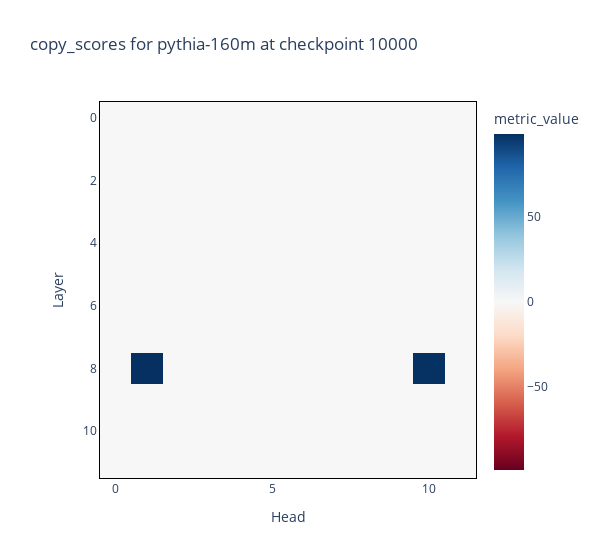
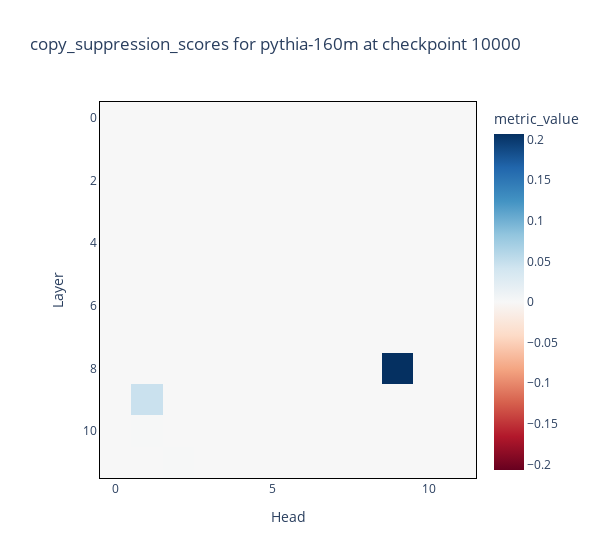

Write notebook code for charts like these, in order.
### Code cell
for metric in DE_heads.keys():
    imshow_p(
        DE_heads[metric], 
        title=f'{metric} for {MODEL_SHORTNAME} at checkpoint {checkpoint}',
        labels={"x": "Head", "y": "Layer", "color": "metric_value"},
        border=True,
        width=600,
        margin={"r": 100, "l": 100}
        )

### Figure 1 — Plotly figure (JSON) as saved in the notebook; plotly's stock layout.template omitted (floating-point values rounded to 4 significant figures; data arrays with more than 128 entries replaced by an {"elided": "..."} marker saying what was removed)
{"data": [{"coloraxis": "coloraxis", "hovertemplate": "Head: %{x}<br>Layer: %{y}<br>metric_value: %{z}<extra></extra>", "name": "0", "type": "heatmap", "xaxis": "x", "yaxis": "y", "z": {"elided": "12x12 float values"}}], "layout": {"coloraxis": {"cmid": 0, "colorbar": {"title": {"text": "metric_value"}}, "colorscale": [[0, "rgb(103,0,31)"], [0.1, "rgb(178,24,43)"], [0.2, "rgb(214,96,77)"], [0.3, "rgb(244,165,130)"], [0.4, "rgb(253,219,199)"], [0.5, "rgb(247,247,247)"], [0.6, "rgb(209,229,240)"], [0.7, "rgb(146,197,222)"], [0.8, "rgb(67,147,195)"], [0.9, "rgb(33,102,172)"], [1, "rgb(5,48,97)"]]}, "margin": {"l": 100, "r": 100}, "title": {"text": "copy_scores for pythia-160m at checkpoint 10000"}, "width": 600, "xaxis": {"anchor": "y", "constrain": "domain", "domain": [0, 1], "linecolor": "black", "linewidth": 1, "mirror": true, "scaleanchor": "y", "showline": true, "title": {"text": "Head"}}, "yaxis": {"anchor": "x", "autorange": "reversed", "constrain": "domain", "domain": [0, 1], "linecolor": "black", "linewidth": 1, "mirror": true, "showline": true, "title": {"text": "Layer"}}}}

### Figure 2 — Plotly figure (JSON) as saved in the notebook; plotly's stock layout.template omitted (floating-point values rounded to 4 significant figures; data arrays with more than 128 entries replaced by an {"elided": "..."} marker saying what was removed)
{"data": [{"coloraxis": "coloraxis", "hovertemplate": "Head: %{x}<br>Layer: %{y}<br>metric_value: %{z}<extra></extra>", "name": "0", "type": "heatmap", "xaxis": "x", "yaxis": "y", "z": {"elided": "12x12 float values"}}], "layout": {"coloraxis": {"cmid": 0, "colorbar": {"title": {"text": "metric_value"}}, "colorscale": [[0, "rgb(103,0,31)"], [0.1, "rgb(178,24,43)"], [0.2, "rgb(214,96,77)"], [0.3, "rgb(244,165,130)"], [0.4, "rgb(253,219,199)"], [0.5, "rgb(247,247,247)"], [0.6, "rgb(209,229,240)"], [0.7, "rgb(146,197,222)"], [0.8, "rgb(67,147,195)"], [0.9, "rgb(33,102,172)"], [1, "rgb(5,48,97)"]]}, "margin": {"l": 100, "r": 100}, "title": {"text": "copy_suppression_scores for pythia-160m at checkpoint 10000"}, "width": 600, "xaxis": {"anchor": "y", "constrain": "domain", "domain": [0, 1], "linecolor": "black", "linewidth": 1, "mirror": true, "scaleanchor": "y", "showline": true, "title": {"text": "Head"}}, "yaxis": {"anchor": "x", "autorange": "reversed", "constrain": "domain", "domain": [0, 1], "linecolor": "black", "linewidth": 1, "mirror": true, "showline": true, "title": {"text": "Layer"}}}}
